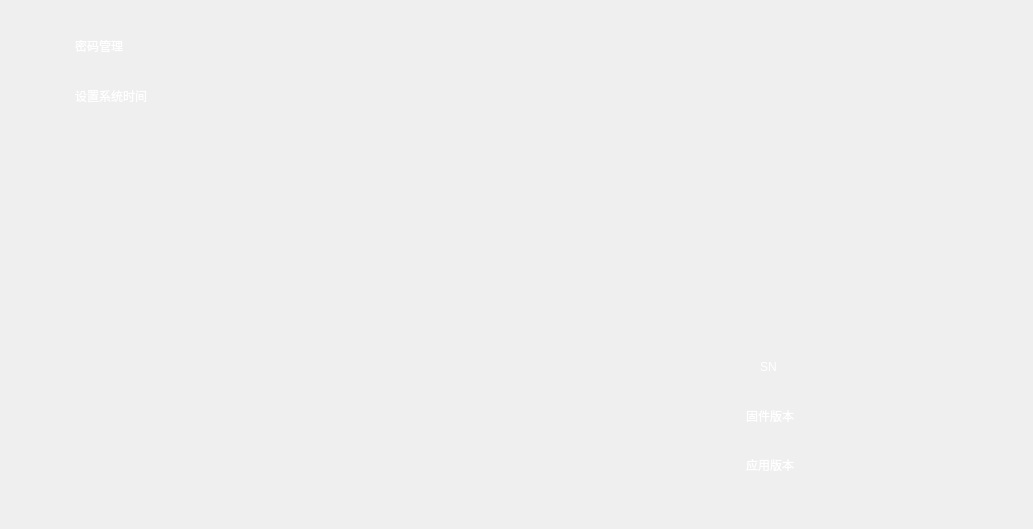
    <widget class="QWidget" name="setup_page">
     <widget class="QLabel" name="label_39">
      <property name="geometry">
       <rect>
        <x>0</x>
        <y>0</y>
        <width>1024</width>
        <height>520</height>
       </rect>
      </property>
      <property name="styleSheet">
       <string notr="true">border-image: url(:/images/00background.png);</string>
      </property>
      <property name="text">
       <string/>
      </property>
     </widget>
     <widget class="QWidget" name="widget_5" native="true">
      <property name="geometry">
       <rect>
        <x>715</x>
        <y>340</y>
        <width>282</width>
        <height>147</height>
       </rect>
      </property>
      <property name="styleSheet">
       <string notr="true">border-image: url(:/images/11kuang_282-174.png);</string>
      </property>
      <widget class="QLabel" name="label">
       <property name="geometry">
        <rect>
         <x>0</x>
         <y>49</y>
         <width>282</width>
         <height>49</height>
        </rect>
       </property>
       <property name="styleSheet">
        <string notr="true">border-image: url(:/images/11kuang_462-32.png);</string>
       </property>
       <property name="text">
        <string/>
       </property>
      </widget>
      <widget class="QLabel" name="label_37">
       <property name="geometry">
        <rect>
         <x>0</x>
         <y>15</y>
         <width>110</width>
         <height>25</height>
        </rect>
       </property>
       <property name="styleSheet">
        <string notr="true">color: rgb(255, 255, 255);
border-color: rgba(255, 255, 255, 0);</string>
       </property>
       <property name="text">
        <string>&lt;html&gt;&lt;head/&gt;&lt;body&gt;&lt;p align=&quot;center&quot;&gt;SN &lt;/p&gt;&lt;/body&gt;&lt;/html&gt;</string>
       </property>
      </widget>
      <widget class="QLabel" name="label_53">
       <property name="geometry">
        <rect>
         <x>0</x>
         <y>64</y>
         <width>110</width>
         <height>25</height>
        </rect>
       </property>
       <property name="styleSheet">
        <string notr="true">color: rgb(255, 255, 255);
border-color: rgba(255, 255, 255, 0);</string>
       </property>
       <property name="text">
        <string>&lt;html&gt;&lt;head/&gt;&lt;body&gt;&lt;p align=&quot;center&quot;&gt;固件版本&lt;/p&gt;&lt;/body&gt;&lt;/html&gt;</string>
       </property>
      </widget>
      <widget class="QLabel" name="label_55">
       <property name="geometry">
        <rect>
         <x>0</x>
         <y>113</y>
         <width>110</width>
         <height>25</height>
        </rect>
       </property>
       <property name="styleSheet">
        <string notr="true">color: rgb(255, 255, 255);
border-color: rgba(255, 255, 255, 0);</string>
       </property>
       <property name="text">
        <string>&lt;html&gt;&lt;head/&gt;&lt;body&gt;&lt;p align=&quot;center&quot;&gt;应用版本&lt;/p&gt;&lt;/body&gt;&lt;/html&gt;</string>
       </property>
      </widget>
     </widget>
     <widget class="QWidget" name="widget_6" native="true">
      <property name="geometry">
       <rect>
        <x>25</x>
        <y>16</y>
        <width>666</width>
        <height>468</height>
       </rect>
      </property>
      <property name="styleSheet">
       <string notr="true">border-image: url(:/images/11kuang_666-277.png);</string>
      </property>
      <widget class="QLabel" name="label_44">
       <property name="geometry">
        <rect>
         <x>50</x>
         <y>70</y>
         <width>121</width>
         <height>19</height>
        </rect>
       </property>
       <property name="styleSheet">
        <string notr="true">color: rgb(255, 255, 255);
border-color: rgba(255, 255, 255, 0);</string>
       </property>
       <property name="text">
        <string>设置系统时间</string>
       </property>
      </widget>
      <widget class="QLabel" name="label_43">
       <property name="geometry">
        <rect>
         <x>50</x>
         <y>20</y>
         <width>121</width>
         <height>19</height>
        </rect>
       </property>
       <property name="styleSheet">
        <string notr="true">color: rgb(255, 255, 255);
border-color: rgba(255, 255, 255, 0);</string>
       </property>
       <property name="text">
        <string>密码管理</string>
       </property>
      </widget>
      <widget class="QLabel" name="label_5">
       <property name="geometry">
        <rect>
         <x>0</x>
         <y>52</y>
         <width>666</width>
         <height>52</height>
        </rect>
       </property>
       <property name="styleSheet">
        <string notr="true">border-image: url(:/images/11kuang_462-32.png);</string>
       </property>
       <property name="text">
        <string/>
       </property>
      </widget>
      <widget class="QLabel" name="label_6">
       <property name="geometry">
        <rect>
         <x>0</x>
         <y>260</y>
         <width>666</width>
         <height>52</height>
        </rect>
       </property>
       <property name="styleSheet">
        <string notr="true">border-image: url(:/images/11kuang_462-32.png);</string>
       </property>
       <property name="text">
        <string/>
       </property>
      </widget>
      <widget class="QLabel" name="label_12">
       <property name="geometry">
        <rect>
         <x>0</x>
         <y>364</y>
         <width>666</width>
         <height>52</height>
        </rect>
       </property>
       <property name="styleSheet">
        <string notr="true">border-image: url(:/images/11kuang_462-32.png);</string>
       </property>
       <property name="text">
        <string/>
       </property>
      </widget>
      <widget class="QLabel" name="label_34">
       <property name="geometry">
        <rect>
         <x>0</x>
         <y>156</y>
         <width>666</width>
         <height>52</height>
        </rect>
       </property>
       <property name="styleSheet">
        <string notr="true">border-image: url(:/images/11kuang_462-32.png);</string>
       </property>
       <property name="text">
        <string/>
       </property>
      </widget>
      <zorder>label_12</zorder>
      <zorder>label_6</zorder>
      <zorder>label_34</zorder>
      <zorder>label_5</zorder>
      <zorder>label_44</zorder>
      <zorder>label_43</zorder>
     </widget>
     <widget class="QWidget" name="widget_7" native="true">
      <property name="geometry">
       <rect>
        <x>715</x>
        <y>20</y>
        <width>282</width>
        <height>300</height>
       </rect>
      </property>
      <property name="styleSheet">
       <string notr="true">border-image: url(:/images/11kuang_282-174.png);</string>
      </property>
      <widget class="QLabel" name="label_11">
       <property name="geometry">
        <rect>
         <x>0</x>
         <y>50</y>
         <width>282</width>
         <height>50</height>
        </rect>
       </property>
       <property name="styleSheet">
        <string notr="true">border-image: url(:/images/11kuang_462-32.png);</string>
       </property>
       <property name="text">
        <string/>
       </property>
      </widget>
      <widget class="QLabel" name="label_36">
       <property name="geometry">
        <rect>
         <x>0</x>
         <y>150</y>
         <width>282</width>
         <height>50</height>
        </rect>
       </property>
       <property name="styleSheet">
        <string notr="true">border-image: url(:/images/11kuang_462-32.png);</string>
       </property>
       <property name="text">
        <string/>
       </property>
      </widget>
      <widget class="QLabel" name="label_54">
       <property name="geometry">
        <rect>
         <x>0</x>
         <y>250</y>
         <width>282</width>
         <height>50</height>
        </rect>
       </property>
       <property name="styleSheet">
        <string notr="true">border-image: url(:/images/11kuang_462-32.png);</string>
       </property>
       <property name="text">
        <string/>
       </property>
      </widget>
      <zorder>label_54</zorder>
      <zorder>label_11</zorder>
      <zorder>label_36</zorder>
     </widget>
    </widget>
